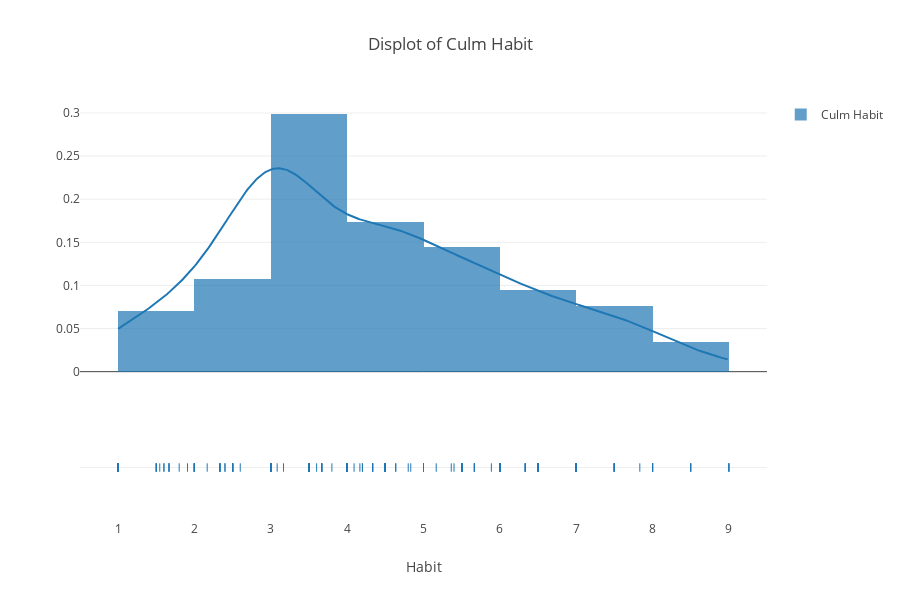
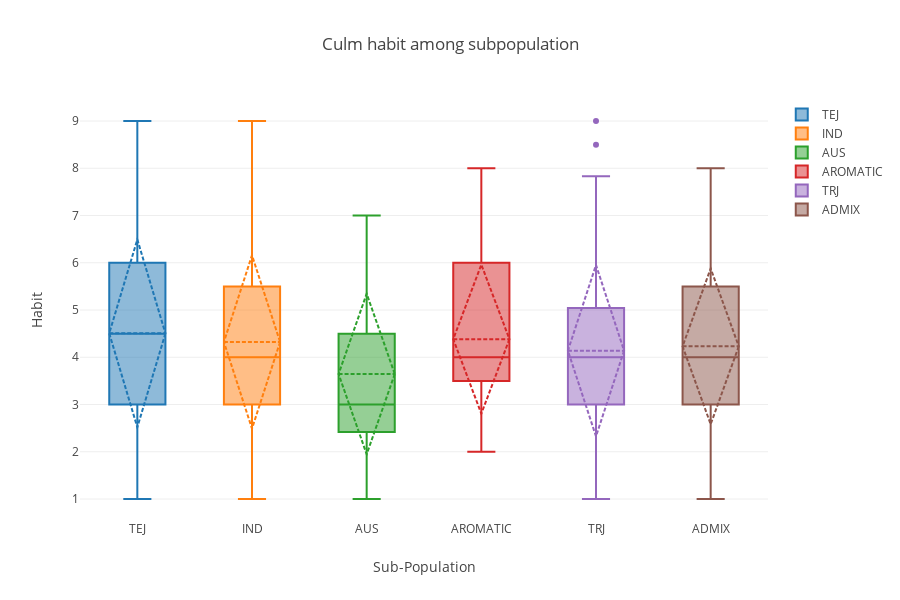

The cell these charts' notebook holds for them, in order:
### Code cell
hist_data = [data_morphology['Habit'].dropna()]
group_label = ['Culm Habit']
fig = ff.create_distplot(hist_data, group_label, curve_type='kde')
fig['layout'].update(title='Displot of Culm Habit', xaxis=dict(title='Habit'),
                    height = 600, width=900)
plotly.offline.init_notebook_mode(connected=True)
plotly.offline.iplot(fig, filename='Displot of Culm Habit')

TEJ = data_morphology[data_morphology['SubPop'] == 'TEJ']['Habit']
IND = data_morphology[data_morphology['SubPop'] == 'IND']['Habit']
AUS = data_morphology[data_morphology['SubPop'] == 'AUS']['Habit']
AROMATIC = data_morphology[data_morphology['SubPop'] == 'AROMATIC']['Habit']
TRJ = data_morphology[data_morphology['SubPop'] == 'TRJ']['Habit']
ADMIX = data_morphology[data_morphology['SubPop'] == 'ADMIX']['Habit']
trace1 = go.Box(y=TEJ, name = 'TEJ', boxmean='sd')
trace2 = go.Box(y=IND, name = 'IND', boxmean='sd')
trace3 = go.Box(y=AUS, name = 'AUS', boxmean='sd')
trace4 = go.Box(y=AROMATIC, name = 'AROMATIC', boxmean='sd')
trace5 = go.Box(y=TRJ, name = 'TRJ', boxmean='sd')
trace6 = go.Box(y=ADMIX, name = 'ADMIX', boxmean='sd')
data = [trace1, trace2, trace3, trace4, trace5, trace6]
fig = go.Figure(data=data)
fig['layout'].update(title='Culm habit among subpopulation', xaxis=dict(title='Sub-Population'),
                    yaxis=dict(title='Habit'), height=600, width=900)
plotly.offline.init_notebook_mode(connected=True)
plotly.offline.iplot(fig, filename='Box Plot for Culm habit')

### Figure 1 — Plotly figure (JSON) as saved in the notebook; plotly's stock layout.template omitted (floating-point values rounded to 4 significant figures; data arrays with more than 128 entries replaced by an {"elided": "..."} marker saying what was removed)
{"data": [{"autobinx": false, "histnorm": "probability density", "legendgroup": "Culm Habit", "marker": {"color": "rgb(31, 119, 180)"}, "name": "Culm Habit", "opacity": 0.7, "type": "histogram", "uid": "f969ca15-22c0-418c-bc72-a31734773630", "x": {"elided": "384 float values"}, "xaxis": "x", "xbins": {"end": 9, "size": 1, "start": 1}, "yaxis": "y"}, {"legendgroup": "Culm Habit", "marker": {"color": "rgb(31, 119, 180)"}, "mode": "lines", "name": "Culm Habit", "showlegend": false, "type": "scatter", "uid": "8a8676f5-e10e-4d3f-a8f8-252f1dc4a9c6", "x": {"elided": "500 float values"}, "xaxis": "x", "y": {"elided": "500 float values"}, "yaxis": "y"}, {"legendgroup": "Culm Habit", "marker": {"color": "rgb(31, 119, 180)", "symbol": "line-ns-open"}, "mode": "markers", "name": "Culm Habit", "showlegend": false, "type": "scatter", "uid": "9fa64355-6411-46e1-87b8-f5b1605033f2", "x": {"elided": "384 float values"}, "xaxis": "x", "y": {"elided": "384 str values"}, "yaxis": "y2"}], "layout": {"barmode": "overlay", "height": 600, "hovermode": "closest", "legend": {"traceorder": "reversed"}, "title": {"text": "Displot of Culm Habit"}, "width": 900, "xaxis": {"anchor": "y2", "domain": [0, 1], "title": {"text": "Habit"}, "zeroline": false}, "yaxis": {"anchor": "free", "domain": [0.35, 1], "position": 0}, "yaxis2": {"anchor": "x", "domain": [0, 0.25], "dtick": 1, "showticklabels": false}}}

### Figure 2 — Plotly figure (JSON) as saved in the notebook; plotly's stock layout.template omitted (floating-point values rounded to 4 significant figures)
{"data": [{"boxmean": "sd", "name": "TEJ", "type": "box", "uid": "4b1062a4-e3f9-4029-b2ac-150192fb229d", "y": [4, 6.5, 3, 6, 1, 8, 8, 5, 4.5, null, 1.667, 3.5, 4, 3, 2, 1.8, 3, 6.333, 1, 7, 3.667, 3, 7, 4.636, 2, 2, 1.6, 7, 5, 5, null, 2, 6, 5.5, 5, 3, 4, 5, 2, 3.5, 4.333, 5, 4.5, 8, 5, 8.5, 8.5, 5.5, 6, 3.5, 3.083, 4.5, 3, 2.5, 5, 2.333, 3, 7, 5.5, 3.5, 2, 3, 5.5, 7.5, 4.5, 6.5, 8, 7.5, 4.091, 4, 2.5, 5.5, 9, 7, 5.5, 5, 4, 8, 1.5, 6, 2, 5, 6.333, 3, 2.333, 2, 3, null, 2.333, 6, 5, 3, null, 4.833, 5.667, 3]}, {"boxmean": "sd", "name": "IND", "type": "box", "uid": "b107f6f2-35bc-45de-8807-caa21ec485fb", "y": [7.5, null, 8, 3, 5, 1.667, null, 6.5, 5.4, 5, 3, 3.5, 6.333, 3.8, 6.5, 2, 4.5, 2.5, 6, 1.5, 1.5, 5, null, 4.333, 1, 1.545, 9, 3.6, 2.4, 1, 3, 4.5, 5.5, 3, 3.667, 3, 4.333, 8, 4.5, 4.333, 4.5, 3, 3, 5.5, 4.5, 3, 3.667, 4, 3, 7.5, 5.5, 3.5, 3, 5, 5, 3, 3, 4.5, 6.5, 3.5, 4, 8, 3, 7.5, 7.5, 4, 7.5, 3, 3, 3, null, null, null, 5.5, 1, 3, 5, 3, 6.5, 6, 3.667, 4.5, 3, 4, 4, 4.5, 7]}, {"boxmean": "sd", "name": "AUS", "type": "box", "uid": "1d380597-61d4-4d73-adbf-8fdafdf26cdf", "y": [6, 6, 2.333, 2, 3, 2.5, 4, 7, 6, 6.333, 3, 4.5, 3, 3, 3, 1, 3, 2, 3, 4.5, 2.167, 4.5, 4.167, 3.5, 4.5, 3, 3.5, 6.5, 7, 6.5, null, 3, 3, 6, 3, 3, 2, 6.5, 2, 2, 2, 3.5, 3, 1, null, null, null, null, null, null, null, null, 5.5, 1, 4, 1, 3]}, {"boxmean": "sd", "name": "AROMATIC", "type": "box", "uid": "0d9f7ebd-ee25-40a7-9588-8fcae6efffb9", "y": [3.5, 6, 5, 2, 8, 4, 4.2, 3, 4, 2.5, 6, 3.667, 6, 3.5]}, {"boxmean": "sd", "name": "TRJ", "type": "box", "uid": "d937226e-02eb-4c8d-94bc-283012ab2de8", "y": [3, 2.5, null, 1.909, 3, 4, 5, 1, 4.333, 3, 3, null, 2, 3, 3, 2, 4, null, 6, 3, 3, 3, 4.636, null, 2.5, 4, 7, 4.2, 6.5, 3, 2.4, 4.5, 3.667, 5.5, 4.333, 3, 4, 1, 4.5, 3, 3, 1.6, 2, 3, 5.667, 5, 2, 1, 5.5, 5.167, 7.5, 3.667, 3.5, 3.5, 3, 3.5, 4.333, 4.5, 5, 5, 5, 7.5, 4.5, 2.5, 7, 7.5, 6, 6, 7.5, 3, 4.8, 1, null, null, null, 1, 5.5, 5, 4.5, 3.5, 4, 3, 3, 9, 3, 3, 7, 6.333, 7, 8.5, 7.833, null, 5.5, 3, 3, 4.5, 4]}, {"boxmean": "sd", "name": "ADMIX", "type": "box", "uid": "0b116ffa-1b7d-48de-8eb3-078c72f9cb4d", "y": [3, 3, 7, 6, 3, 3, 7, 5.667, 1.667, 5, 2.5, 5.5, 1, 4, 3, 4.5, 7.5, 3, 3.5, 2.5, 3.5, 3.167, 5.889, 3, 3, 3, 3, 4.5, 5.667, 1.5, 4.5, 4, 3.5, 5.5, 4.5, 6.5, 5.5, 5.5, 6.5, 5, 4.5, 4.5, 3, 3, 5, 2, null, null, 6.333, 5.667, 2.333, 5.364, 7, 4, 3, 3, 3, 2.5, 2.6, 8, 7, 3.5]}], "layout": {"height": 600, "title": {"text": "Culm habit among subpopulation"}, "width": 900, "xaxis": {"title": {"text": "Sub-Population"}}, "yaxis": {"title": {"text": "Habit"}}}}
